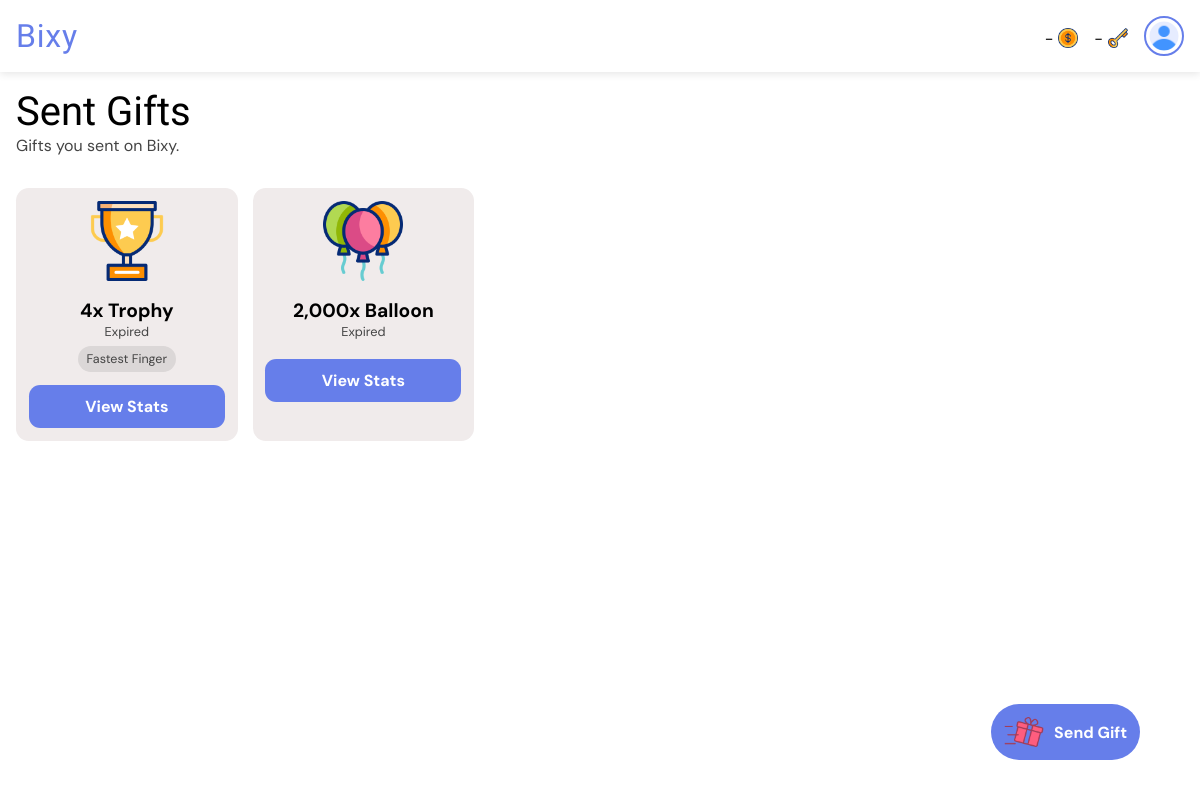
/gifts/sent/ (signed in), run on an earlier commit of the app's database.
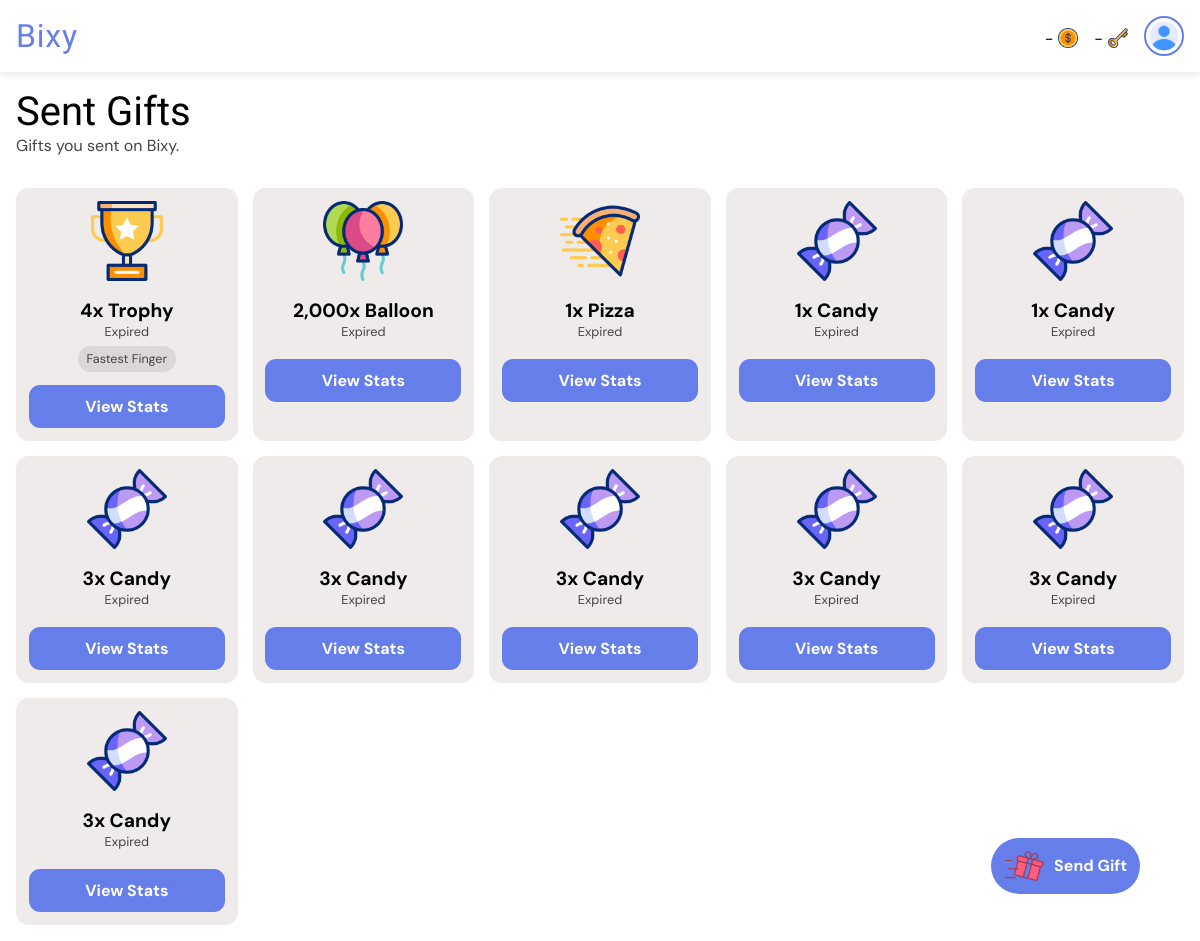
And on a later commit of the database.
### giftapp/models.py (models this page shows, shortened)
class GiftTransaction(models.Model):
    gifter = models.ForeignKey(User, on_delete=models.CASCADE, related_name="gifts_sent")
    recipient = models.ForeignKey(User, on_delete=models.CASCADE, related_name="gifts_received", null=True, blank=True)
    gift = models.ForeignKey(Gift, on_delete=models.CASCADE, related_name='transactions')
    quantity = models.PositiveIntegerField(default=1, help_text="Number of this gift to buy.")
    early_claim_fee = models.PositiveIntegerField(default=0, help_text="Number of keys paid to claim the gift early if not dropped. FF gifts cannot have early claim fee greater than 0.")
    claim_fee = models.PositiveIntegerField(default=0, help_text="Number of keys paid to claim the gift if dropped.")
    paid_users = models.ManyToManyField(User, related_name="paid_gifts", blank=True)
    message = models.CharField(max_length=255, blank=True)
    is_visible = models.BooleanField(default=True, help_text="If the actual gift is shown or hidden.")
    is_fastest_finger = models.BooleanField(default=False, help_text="If the gift is won by fastest finger only.")
    expire_rate = models.PositiveIntegerField(default=1, help_text="Number of hours before the gift expires (1 - 24). Must be greater than drop rate.")
    drop_rate = models.PositiveIntegerField(default=0, help_text="Number of hours before the gift drops (0 - 23).")
    expire_date = models.DateTimeField(default=timezone.now)
    drop_date = models.DateTimeField(default=timezone.now)
    created_at = models.DateTimeField(default=timezone.now)
    reveals = models.ManyToManyField(User, related_name="gift_reveals", blank=True)
    claimed_by = models.ForeignKey(
        User, null=True, blank=True, on_delete=models.SET_NULL, related_name="gifts_claimed"
    )
    def seconds_until_expire(self):
        delta = self.expire_date - timezone.now()
        return max(0, int(delta.total_seconds()))
    def seconds_until_drop(self):
        delta = self.drop_date - timezone.now()
        return max(0, int(delta.total_seconds()))
    def is_due_for_drop(self):
        return self.seconds_until_drop() <= 0
    def expire_bar_percent(self):
        return int((self.seconds_until_expire() / (self.expire_rate * 60 * 60)) * 100)

class Gift(models.Model):
    name = models.CharField(max_length=50, null=True, blank=True)
    cost = models.PositiveIntegerField(default=0)
    image = models.ImageField(null=True, blank=True, upload_to='gift_images')
    gif = models.FileField(null=True, blank=True, upload_to='gift_gifs')

### giftapp/views.py (the view)
# urls.py: path("gifts/sent/", views.sent_gifts, name="sent_gifts"),
@login_required
def sent_gifts(request):
    sent = GiftTransaction.objects.annotate(
        due_for_expire=ExpressionWrapper(
            Q(expire_date__lt=timezone.now()), output_field=BooleanField()
        ),
        seconds_before_drop=ExpressionWrapper(
            F("drop_date") - timezone.now(), output_field=DurationField()
        ),
        seconds_before_expire=ExpressionWrapper(
            F("expire_date") - timezone.now(), output_field=DurationField()
        )
    ).filter(gifter=request.user).all().order_by('seconds_before_drop', 'seconds_before_expire')
    context = {
        "gift_transactions": sent,
    }
    return render(request, "sent_gifts.html", context)

### templates/sent_gifts.html (shortened to what this page needs)
{% extends 'base.html' %}
{% load static %}
{% load humanize %}
{% load timefilters %}
{% block title %}
<link rel="stylesheet" href="{% static 'css/all_gifts.css' %}">
{% endblock %}
{% block body %}
<div class="heading">
    <h1>Sent Gifts</h1>
    <p>Gifts you sent on Bixy.</p>
</div>
{% if gift_transactions|length > 0 %}
<div class="card-container">
    {% for gift_transaction in gift_transactions %}
    <div class="card">
        <div class="gift-image">
            <img src="{{ gift_transaction.gift.image.url }}" alt="Gift image">
        </div>
        <div class="gift-info">
            <h1>{{ gift_transaction.quantity|intcomma }}x {{ gift_transaction.gift.name }}</h1>
            {% if not gift_transaction.due_for_expire %}
            {% if gift_transaction.drop_rate > 0 %}
            {% if gift_transaction.is_due_for_drop %}
            <p class="timer" id="{{ gift_transaction.id }}" data-prefix="Expires"
                data-seconds="{{ gift_transaction.seconds_until_expire }}">Expires in --:--:--:--</p>
            {% else %}
            <p class="timer" id="{{ gift_transaction.id }}" data-prefix="Drops"
                data-seconds="{{ gift_transaction.seconds_until_drop }}">Drops in --:--:--:--</p>
            {% endif %}
            {% else %}
            <p class="timer" id="{{ gift_transaction.id }}" data-prefix="Expires"
                data-seconds="{{ gift_transaction.seconds_until_expire }}">Expires in --:--:--:--</p>
            {% endif %}
            {% else %}
            <p>Expired</p>
            {% endif %}
            <div class="tags">
                {% if gift_transaction.is_fastest_finger %}
                <p class="tag">Fastest Finger</p>
                {% endif %}
            </div>
        </div>
        <a href="{% url 'view_gift_stats' gift_transaction.id %}">View Stats</a>
    </div>
    {% endfor %}
</div>
{% else %}
<div class="empty">
    <img src="{% static 'images/empty-box.png' %}" alt="No content image">
    <h1>Feels Empty Here.</h1>
    <a href="{% url 'sent_gifts' %}">Refresh</a>
</div>
{% endif %}
{% endblock %}
{% block other %}
<a href="{% url 'send_gift' %}" class="send">
    <img src="{% static 'images/giftbox (1).png' %}" alt="Send gift image">
    <p>Send Gift</p>
</a>
{% endblock %}

### templates/base.html (shortened to what this page needs)
<!DOCTYPE html>
<html lang="en">
<head>
    {% load static %}
    {% load humanize %}
    {% load timefilters %}
    {% block title %} {% endblock %}
</head>
<body>
    <nav class="navbar">
        <div class="logo-container" role="link" tabindex="0">
            <a href="{% url 'all_gifts' %}" class="logo-text">Bixy</a>
        </div>
        <div class="profile-section" id="profileSection">
            <a href="{% url 'buy_coins' %}" style="text-decoration: none; color: black;">
                <div class="cost">
                     <p>-</p>
                    <img src="{% static 'images/dollar.png' %}" alt="Gift image">
                </div>
            </a>
            <a href="{% url 'buy_coins' %}" style="text-decoration: none; color: black;">
                <div class="cost">
                     <p>-</p>
                    <img src="{% static 'images/key.png' %}" alt="Gift image">
                </div>
            </a>
            <a href="{% url 'profile' %}">
                <img src="{% static 'images/user.png' %}" alt="Profile picture" class="profile-pic" />
            </a>
        </div>
    </nav>
    <main>
        <section id="main-content">
            {% block body %} {% endblock %}
        </section>
    </main>
    {% block other %} {% endblock %}
</body>
</html>

### static/css/all_gifts.css (style rules this page uses)
* { margin: 0; padding: 0; box-sizing: border-box; font-family: "DM Sans", sans-serif; font-optical-sizing: auto; font-style: normal; }
html { font-size: 16px; }
:root { --background-color: white; --text-color: black; --label-color: #555; --even-row-color: #f9f9f9; --input-background-color: white; --input-text-color: black; --input-border-color: #ccc; --sub-text-color: #444; --button-color: #667eea; --link-color: #667eea; --button-hover-color: #7f53d2; --card-background-color: rgb(240, 235, 235); --card-text-color: var(--text-color); --card-button-color: white; --tag-bg: #dbd7d7; --tag-text: black; --padding-value: 1rem; }
body { background-color: var(--background-color); }
.navbar { display: flex; justify-content: space-between; align-items: center; padding: 1rem var(--padding-value); background: var(--background-color); box-shadow: 0 2px 8px rgba(0, 0, 0, 0.1); position: sticky; top: 0; z-index: 100; }
.logo-container { display: flex; align-items: center; cursor: pointer; user-select: none; }
.logo-text { font-weight: 700; font-size: 2rem; color: var(--button-color); line-height: 1; letter-spacing: .05rem; font-family: "Passion One", sans-serif; font-weight: 400; font-style: normal; text-decoration: none; }
.profile-section { display: flex; align-items: center; gap: 1rem; }
.profile-pic { width: 40px; height: 40px; border-radius: 50%; object-fit: cover; cursor: pointer; border: 2px solid var(--button-color); transition: box-shadow 0.3s ease; padding: .2rem; display: block; }
div.heading { padding: 1rem var(--padding-value); }
div.heading h1 { font-family: "Passion One", sans-serif; font-weight: 400; font-style: normal; text-decoration: none; font-size: 2.5rem; color: var(--text-color); }
div.heading p { color: var(--sub-text-color); }
div.card-container { display: flex; flex-wrap: wrap; gap: 15px; padding: 1rem var(--padding-value); }
div.card { background-color: var(--card-background-color); color: var(--card-text-color); display: flex; flex-direction: column; align-items: center; padding: 1em; font-size: .8rem; border-radius: 1em; width: calc((100% - 60px) / 5); }
div.card h1 { font-size: 1.2rem; }
div.gift-image img { width: 100%; height: 80px; }
div.gift-info { display: flex; flex-direction: column; align-items: center; padding: 1em; }
div.gift-info h1 { text-align: center; }
div.gift-info p { color: var(--sub-text-color); }
div.tags { display: flex; align-items: center; flex-wrap: wrap; gap: 8px; margin-top: .5em; }
p.tag { background-color: var(--tag-bg); color: var(--tag-text); padding: 5px 9px; border-radius: 15px; font-size: 12.5px; white-space: nowrap; }
div.card a { width: 100%; background-color: var(--link-color); color: var(--card-button-color); padding: .7rem; border: none; border-radius: .7em; font-size: 1rem; font-weight: bold; text-decoration: none; text-align: center; }
a.send { background-color: var(--link-color); color: var(--card-button-color); padding: .5rem .8rem; border: none; border-radius: 4rem; font-size: 1rem; font-weight: bold; text-decoration: none; text-align: center; position: fixed; right: 5%; bottom: 5%; display: flex; align-items: center; gap: 10px; animation-name: zoom; animation-duration: 3s; animation-iteration-count: infinite; animation-timing-function: ease; }
a.send img { width: 40px; height: 40px; }
div.cost { display: flex; align-items: center; gap: 5px; justify-content: center; margin-top: .3rem; color: var(--text-color); }
div.cost img { width: 20px !important; height: 20px !important; }

What changed in the data, as far as the page shows it:
added GiftTransaction: gift.image (picture), quantity "1", gift.name "Pizza", shows "Expired"
added GiftTransaction: gift.image (picture), quantity "1", gift.name "Candy", shows "Expired"
added GiftTransaction: gift.image (picture), quantity "1", gift.name "Candy", shows "Expired"
added GiftTransaction: gift.image (picture), quantity "3", gift.name "Candy", shows "Expired"
added GiftTransaction: gift.image (picture), quantity "3", gift.name "Candy", shows "Expired"
added GiftTransaction: gift.image (picture), quantity "3", gift.name "Candy", shows "Expired"
added GiftTransaction: gift.image (picture), quantity "3", gift.name "Candy", shows "Expired"
added GiftTransaction: gift.image (picture), quantity "3", gift.name "Candy", shows "Expired"
added GiftTransaction: gift.image (picture), quantity "3", gift.name "Candy", shows "Expired"
